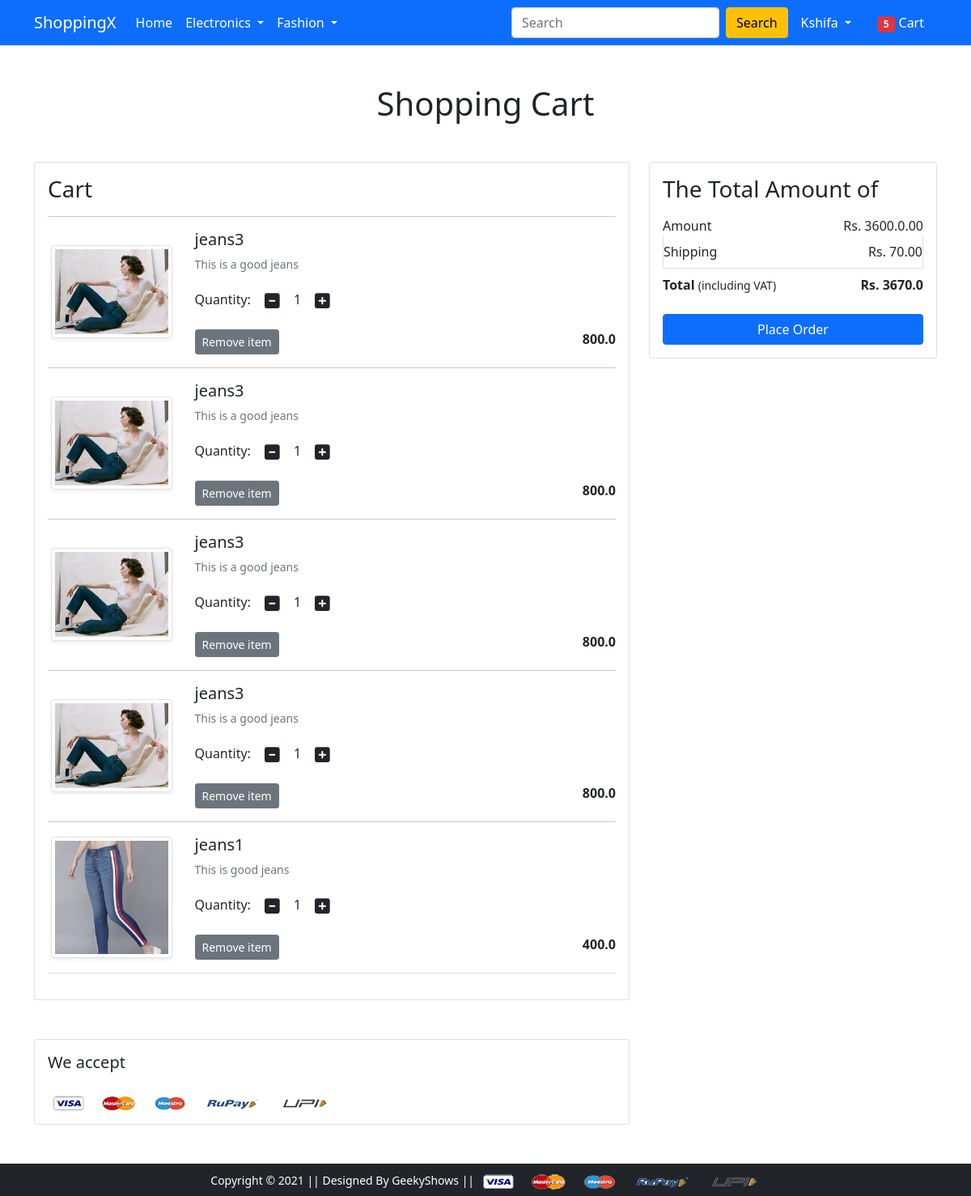
Page /cart/ (signed in) on the earlier database version.
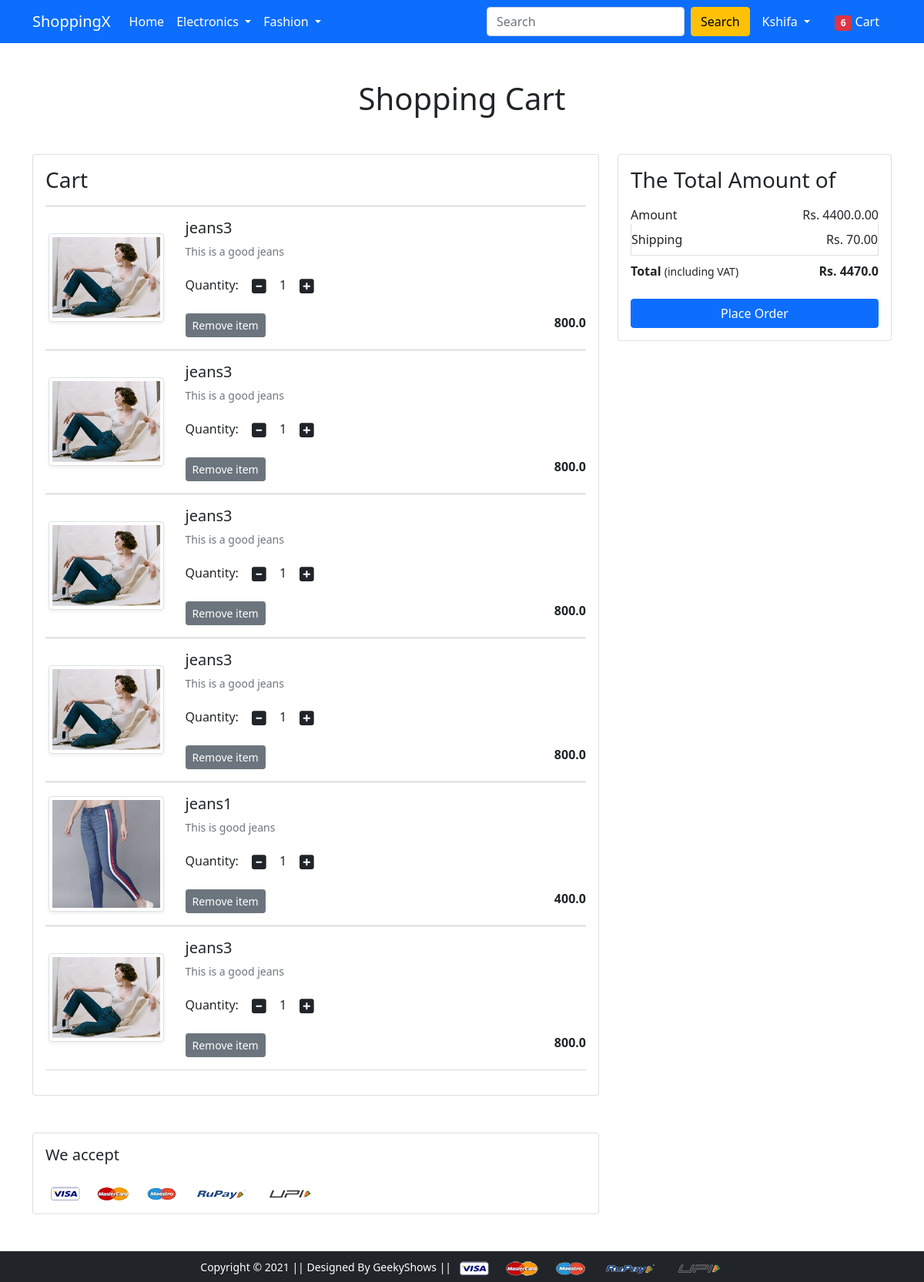
Same page on the later database version.
### app/models.py (models this page shows, shortened)
class Cart(models.Model):
    user = models.ForeignKey(User,on_delete=models.CASCADE)
    product = models.ForeignKey(Product,on_delete=models.CASCADE)
    quantity = models.PositiveIntegerField(default=1)

class Product(models.Model):
    title =models.CharField(max_length=100)
    selling_price = models.FloatField()
    discounted_price = models.FloatField()
    description = models.TextField()
    brand = models.CharField(max_length=100)
    category = models.CharField(choices=CATEGORY_CHOICES,max_length=2)
    product_image = models.ImageField(upload_to='productimg')

### app/views.py (the view)
# urls.py: path('cart/',views.show_cart,name='showcart'),
@login_required
def show_cart(request):
 totalitem = 0
 if request.user.is_authenticated:
  totalitem = len(Cart.objects.filter(user=request.user))
  user=request.user
  cart = Cart.objects.filter(user=user)
  amount = 0.0
  shipping_amount = 70.0
  total_amount = 0.0
  cart_product = [p for p in Cart.objects.all() if p.user == user]
  if cart_product:
   for p in cart_product:
    tempamount = (p.quantity * p.product.discounted_price)
    amount += tempamount
    totalamount = amount + shipping_amount
    print(totalamount)
   return render(request,'app/addtocart.html',{'cart':cart,'totalamount':totalamount,'amount':amount,'totalitem':totalitem})
  else:
   return render(request,'app/emptycart.html',{'totalitem':totalitem})

### app/templates/app/addtocart.html (shortened to what this page needs)
{% extends 'app/base.html' %}
{% load static %}
{% block main-content %}
<div class="container my-5">
 <div class="row">
  <h1 class="text-center mb-5">Shopping Cart</h1>
  <div class="col-sm-8">
  <div class="card">
   <div class="card-body">
    <h3>Cart</h3>
    {% for carts in cart %}
     <hr>
    <div class="row">
     <div class="col-sm-3 text-center align-self-center"><img src="{{carts.product.product_image.url}}" alt="" srcset="" class="img-fluid img-thumbnail shadow-sm" height="150" width="150"> </div>
     <div class="col-sm-9">
      <div>
       <h5>{{carts.product.title}}</h5>
       <p class="mb-2 text-muted small">{{carts.product.description}}</p>
       <div class="my-3">
        <label for="quantity">Quantity:</label>
        <a class="minus-cart btn" pid="{{carts.product.id}}" ><i class="fas fa-minus-square fa-lg"></i></a>
          <span id="quantity">{{carts.quantity}}</span>
        <a class="plus-cart btn"  pid="{{carts.product.id}}"><i class="fas fa-plus-square fa-lg"></i></a>
       </div>
       <div class="d-flex justify-content-between">
        <a href="#" class="btn btn-sm btn-secondary mr-3 remove-cart" pid="{{carts.product.id}}" >Remove item </a>
        <p class="mb-0"><span><strong>{{carts.product.discounted_price}}</strong></span></p>
       </div>
      </div>
     </div>
    </div>
    {% endfor %}
    <hr class="text-muted">
   </div>
   </div>
  </div>
  <div class="col-sm-4">
   <div class="card">
    <div class="card-body">
      <h3>The Total Amount of</h3>
      <ul class="list-group">
       <li class="list-group-item d-flex justify-content-between align-items-center border-0 px-0 pb-0">Amount<span>Rs. <span id="amount">{{amount}}.00</span></span></li>
       <li class="list-group-item d-flex justify-content-between align-items-center px-0">Shipping<span>Rs. 70.00</span></li>
       <li class="list-group-item d-flex justify-content-between align-items-center border-0 px-0 mb-3">
        <div>
           <strong>Total</strong> <small>(including VAT)</small>
         </div>
        <span><strong>Rs. <strong id="totalamount">{{totalamount}}</strong></strong></span>
       </li>
      </ul>
      <div class="d-grid"><a href="{% url 'checkout' %}" class="btn btn-primary">Place Order</a></div>
    </div>
   </div>
  </div>
 </div>
</div>
<div class="container">
 <div class="row">
  <div class="col-sm-8">
   <div class="card">
    <div class="card-body">
      <h5 class="mb-4">We accept</h5>
      <img src="{% static 'app/images/payment.png' %}" alt="" class="img-fluid">
    </div>
  </div>
  </div>
 </div>
</div>
{% endblock main-content %}

### app/templates/app/base.html (shortened to what this page needs)
<!doctype html>
{% load static %}
<html lang="en">
  <head>
    <link href="https://cdn.jsdelivr.net/npm/bootstrap@5.0.0-beta1/dist/css/bootstrap.min.css" rel="stylesheet">
    <link rel="stylesheet" href="{% static 'app/css/owl.carousel.min.css' %}">
    <link rel="stylesheet" href="{% static 'app/css/all.min.css' %}">
    <link rel="stylesheet" href="{% static 'app/css/style.css' %}">
  </head>
  <body>
    <nav class="navbar navbar-expand-lg navbar-dark bg-primary">
     <div class="container">
       <a class="navbar-brand" href="/">ShoppingX</a>
       <div class="collapse navbar-collapse" id="navbarSupportedContent">
         <ul class="navbar-nav me-auto mb-2 mb-lg-0">
           <li class="nav-item">
             <a class="nav-link active" aria-current="page" href="/">Home</a>
           </li>
           <li class="nav-item dropdown">
             <a class="nav-link dropdown-toggle text-white" href="#" id="electronicsDropdown" role="button" data-bs-toggle="dropdown" aria-expanded="false">
               Electronics
             </a>
           </li>
           <li class="nav-item dropdown">
             <a class="nav-link dropdown-toggle text-white" href="#" id="fashionDropdown" role="button" data-bs-toggle="dropdown" aria-expanded="false">
               Fashion
             </a>
           </li>
         </ul>
         <form class="d-flex">
           <input class="form-control me-2" type="search" placeholder="Search" aria-label="Search">
           <button class="btn btn-warning" type="submit">Search</button>
         </form>
         <div>
          <ul class="navbar-nav me-auto mb-2 mb-lg-0">
           {% if request.user.is_authenticated %}
              <li class="nav-item dropdown mx-2">
              <a class="nav-link dropdown-toggle text-white" href="#" id="profileDropdown" role="button" data-bs-toggle="dropdown" aria-expanded="false">
               {{request.user.username|capfirst}}
              </a>
            </li>
            <li class="nav-item mx-2">
             <a href="{% url 'showcart' %}" class="nav-link text-white"><span class="badge bg-danger">{{totalitem}}</span> Cart </a>
            </li>
              {% endif %}
          </ul>
         </div>
       </div>
     </div>
    </nav>
    {% block main-content %} {% endblock main-content %}
    <footer class="container-fluid bg-dark text-center p-2 mt-5">
        <small class="text-white">Copyright &copy; 2021 || Designed By GeekyShows || </small>
        <img src="{% static 'app/images/payment.png' %}" alt="" srcset="" class="img-fluid" height="2px">
    </footer>
  </body>
</html>

Differences in the rows shown:
added Cart: product.product_image (picture), product "jeans3", product.description "This is a good jeans", quantity "1", product.discounted_price "800.0"
Other differences:
{{ totalitem }}: "5" → "6"
{{ amount }}: "3600.0" → "4400.0"
{{ totalamount }}: "3670.0" → "4470.0"
